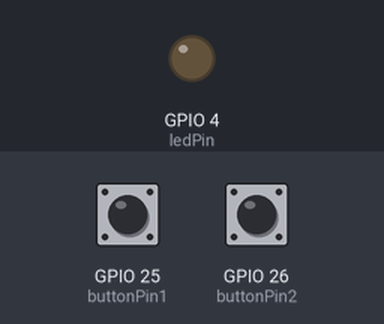
Bench run of a sketch on a simulated ESP32. On the bench: output pins drawn as LEDs (lit = HIGH). The test bench sets the inputs (shaded band); at power-on: GPIO 25 (buttonPin1) HIGH, GPIO 26 (buttonPin2) HIGH. What the sketch prints to the serial monitor is not drawn.

Above: at 1.0 s.
At 3.0 s:
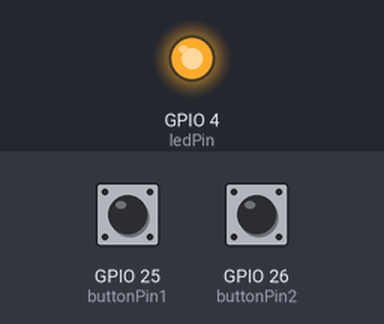
Timing chart, 0 to 5.2 s (numbered marks = the images above):
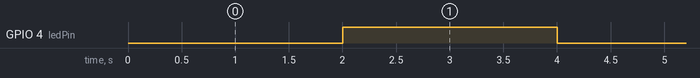

Measured:
- by itself, GPIO 4 (ledPin): alternates HIGH for 2.0 s and LOW for 2.0 s

The sketch:

LAB1-6.ino
```cpp
const int buttonPin1 = 25;
const int buttonPin2 = 26;
const int ledPin = 4;


volatile int count = 0;
bool ledState = false;

unsigned long lastInterruptTime1 = 0;
unsigned long lastInterruptTime2 = 0;
const unsigned long deDelay = 50;  //กำหนดเวลา

unsigned long previousMillis = 0;
const long interval = 2000;  //2 วิ

void setup() {
  Serial.begin(115200);
  pinMode(buttonPin1, INPUT_PULLUP);
  pinMode(buttonPin2, INPUT_PULLUP);

  attachInterrupt(digitalPinToInterrupt(buttonPin1), inCount, RISING);
  attachInterrupt(digitalPinToInterrupt(buttonPin2), deCount, RISING);

  pinMode(ledPin, OUTPUT);
  digitalWrite(ledPin, LOW); // ปิด
}

void loop() {
  unsigned long currentMillis = millis();  //อ่านเวลาปัจจุบัน
  if (currentMillis - previousMillis >= interval) {  //ถ้ามากกว่าหรือเท่ากับ2 วิ
    previousMillis = currentMillis;
    ledState = !ledState;
    digitalWrite(ledPin, ledState);  //สลับแสดงผลค่า 1 : 0
  }

  Serial.println(count);

  delay(100);
}

void inCount() {  //บวกค่า
  unsigned long currentMillis = millis();
  if (currentMillis - lastInterruptTime1 >= deDelay) {
    count++;
    Serial.println("+1");
    lastInterruptTime1 = currentMillis;
  }
}


void deCount() { //ลบค่า
  unsigned long currentMillis = millis();
  if (currentMillis - lastInterruptTime2 >= deDelay) {
    count--;
    Serial.println("-1");
    lastInterruptTime2 = currentMillis;
  }
}
```
